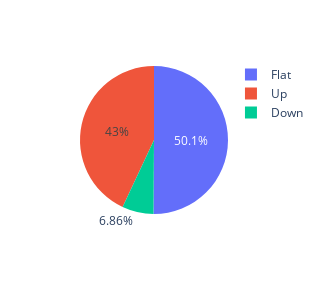

The cell this chart's notebook holds for it:
### Code cell
px.pie(dados, 'ST_Slope', width=300, height=300)

### Figure 1 — Plotly figure (JSON) as saved in the notebook; plotly's stock layout.template omitted (floating-point values rounded to 4 significant figures; data arrays with more than 128 entries replaced by an {"elided": "..."} marker saying what was removed)
{"data": [{"domain": {"x": [0, 1], "y": [0, 1]}, "hovertemplate": "ST_Slope=%{label}<extra></extra>", "labels": {"elided": "918 str values"}, "legendgroup": "", "name": "", "showlegend": true, "type": "pie"}], "layout": {"height": 300, "legend": {"tracegroupgap": 0}, "margin": {"t": 60}, "width": 300}}
